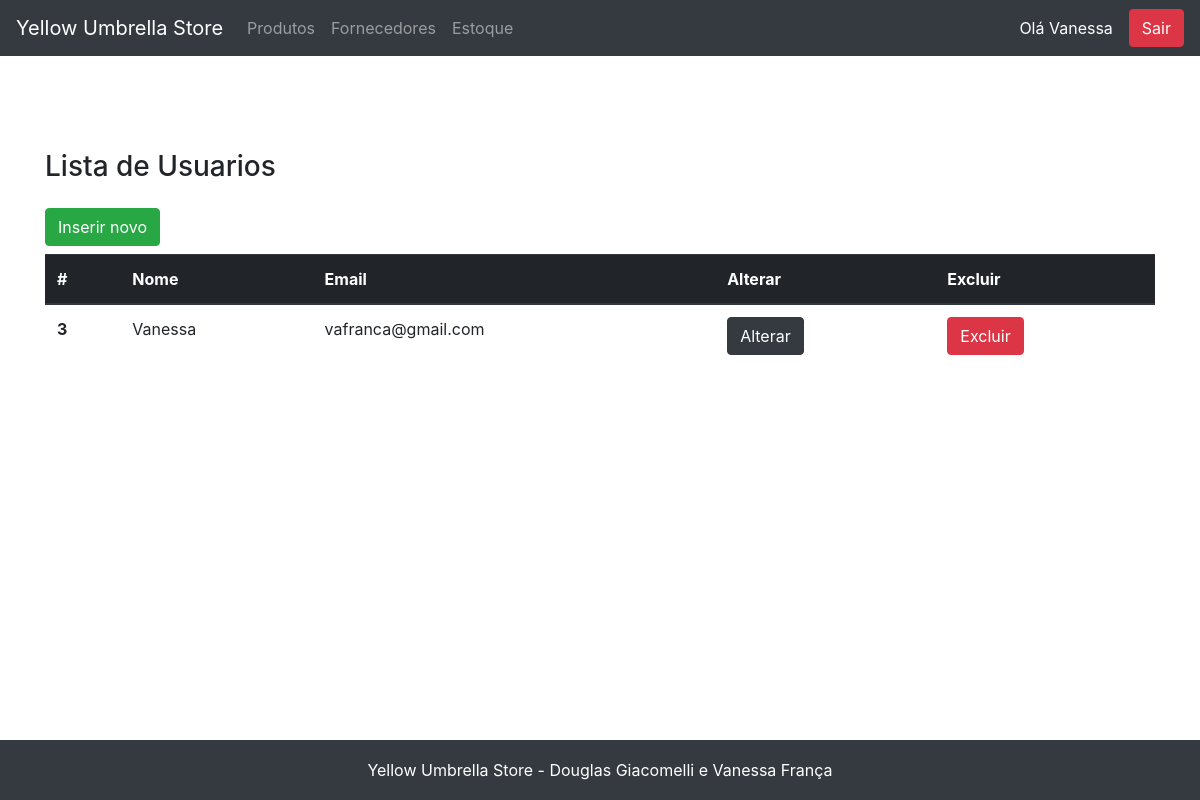
The page /usuario/view_usuarios.php (signed in) on the database as committed earlier.
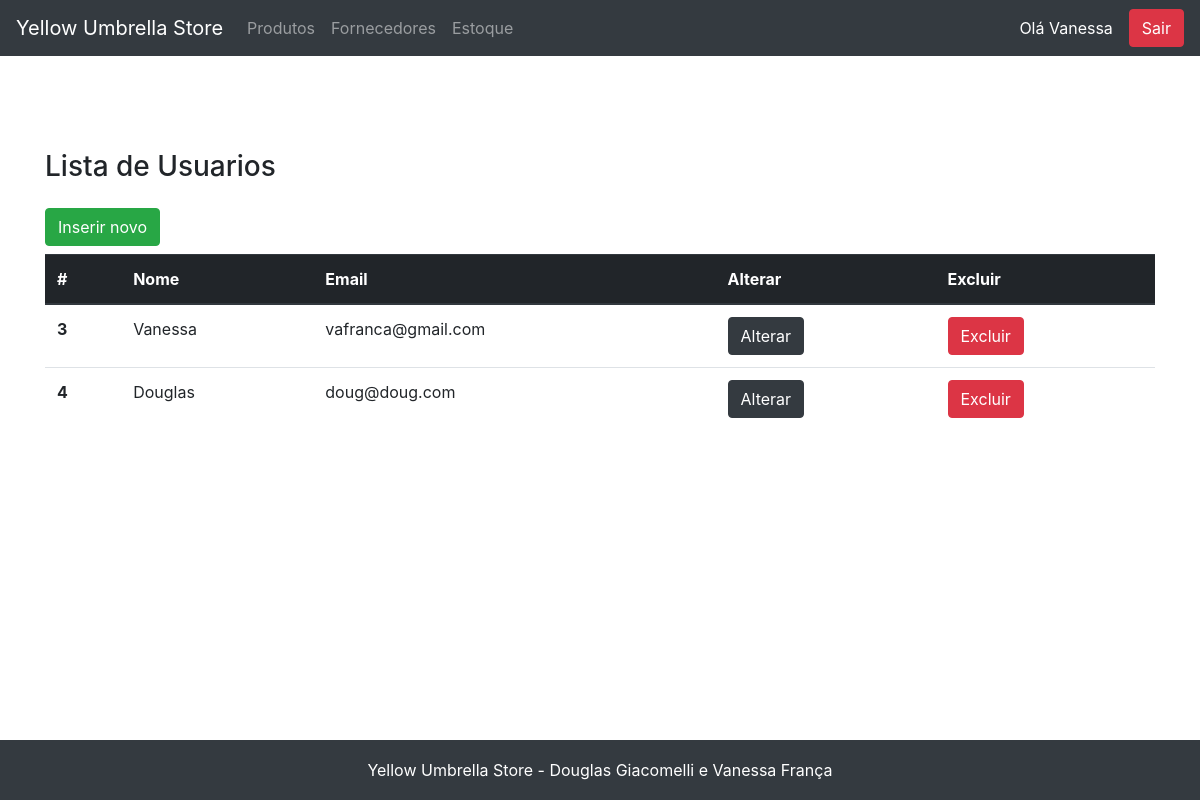
The same page on the database as committed later.
### tables this page shows
CREATE TABLE `usuario` (
  `id` int NOT NULL AUTO_INCREMENT,
  `email` varchar(255) NOT NULL,
  `senha` varchar(255) NOT NULL,
  `nome` varchar(255) NOT NULL,
  PRIMARY KEY (`id`),
  UNIQUE KEY `login` (`email`)
);

### fachada.php (called while the page is built, shortened)
<?php
include_once('model/Usuario.php');
include_once('dao/mysql/MysqlDaoFactory.php');
$factory = new MysqlDaofactory();
?>

### dao/mysql/MysqlDaoFactory.php (called while the page is built, shortened)
<?php
include_once('MysqlUsuarioDao.php');
class MysqlDaofactory extends DaoFactory {
    private $host = "localhost";
    private $db_name = "web2";
    private $port = "3306";
    private $username = "root";
    private $password = "v6a10fr4nc486";
    public function getConnection(){
        $this->conn = null;
        $dsn="mysql:host=" . $this->host . ";port=" . $this->port . ";dbname=" . $this->db_name;
        try{
            $this->conn = new PDO($dsn, $this->username, $this->password);
      }catch(PDOException $exception){
            echo "Connection error: " . $exception->getMessage() . "\n";
            echo "DSN = " . $dsn;
        }
        return $this->conn;
    }
    public function getUsuarioDao() {
        return new MysqlUsuarioDao($this->getConnection());
    }
}
?>

### dao/DAO.php (called while the page is built, shortened)
<?php
abstract class DAO {
    public function __construct($conn){
        $this->conn = $conn;
    }
}
?>

### dao/mysql/MysqlUsuarioDao.php (called while the page is built, shortened)
<?php
include_once('dao/DAO.php');
include_once($_SERVER['DOCUMENT_ROOT'].'/yellow_umbrella/dao/DAO.php');
 class MysqlUsuarioDao extends DAO implements UsuarioDao {
    private $table_name = 'usuario';
    public function buscaTodos() {
        $query = "SELECT
                    id, nome, email, senha
                FROM
                    " . $this->table_name .
                    " ORDER BY id ASC";
        $stmt = $this->conn->prepare( $query );
        $stmt->execute();
        $usuarios = [];
        while ($row = $stmt->fetch(PDO::FETCH_ASSOC)){
            extract($row);
            $usuario = new Usuario($id,$nome,$email,$senha);
            $usuarios[] = $usuario;
        }
        return $usuarios;
    }
}
?>

### model/Usuario.php (called while the page is built, shortened)
<?php
class Usuario {
    private $id;
    private $email;
    private $nome;
    public function __construct( $id, $nome, $email, $senha)
    {
        $this->id=$id;
        $this->email=$email;
        $this->nome=$nome;
    }
    public function getId() { return $this->id; }
    public function getEmail() { return $this->email; }
    public function getNome() { return $this->nome; }
}
?>

### usuario/view_usuarios.php (the view, shortened to what this page needs)
<?php
    include "../fachada.php";
    include "../header.php";
    $dao = $factory->getUsuarioDao();
    $usuarios = $dao->buscaTodos();
?>
<main role="main" class="container">
    <h3 class="mb-3">Lista de Usuarios</h3>
    <div class="row">
        <div class="col-12">
        </div>
        <div class="col-12">
            <a href="view_cadastro_usuario.php" class="btn btn-success mb-2">Inserir novo</a>
        </div>
        <div class="col-12">
        <table class="table">
            <thead class="thead-dark">
                <tr>
                <th scope="col">#</th>
                <th scope="col">Nome</th>
                <th scope="col">Email</th>
                <th scope="col">Alterar</th>
                <th scope="col">Excluir</th>
                </tr>
            </thead>
            <tbody>
            <?php
                if($usuarios){
                    foreach($usuarios as $item){
            ?>
                <tr>
                <th scope="row"><?=$item->getID()?></th>
                <td><?=$item->getNome()?></td>
                <td><?=$item->getEmail()?></td>
                <td><a href="view_editar_usuario.php?id=<?=$item->getID()?>" class="btn btn-dark">Alterar</button></td>
                <td><a href="exclui_usuario.php?id=<?=$item->getID()?>" id="excluiUsuario" class="btn btn-danger" onclick="return confirm('Você quer mesmo remover este usuario?')">Excluir</button></td>
                </tr>
            <?php
                    }
                }else{
                    echo "<td colspan=5 style='text-align:center;'>Sem registros</td>";
                }
            ?>
            </tbody>
        </table>
        </div>
    </div>
</main>
<?php include "../footer.php"; ?>

Rows that differ between the two databases and show on the page:
added usuario: id "4", nome "Douglas", email "doug@doug.com"
